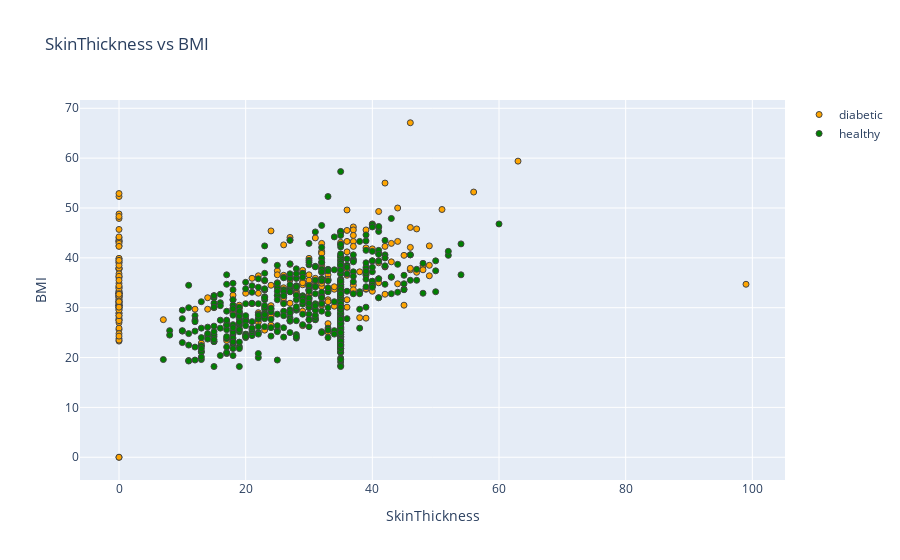

Notebook cell for this chart:
### Code cell
plot_feat1_feat2('SkinThickness','BMI')

### Figure 1 — Plotly figure (JSON) as saved in the notebook; plotly's stock layout.template omitted (floating-point values rounded to 4 significant figures; data arrays with more than 128 entries replaced by an {"elided": "..."} marker saying what was removed)
{"data": [{"marker": {"color": "orange", "line": {"width": 1}}, "mode": "markers", "name": "diabetic", "type": "scatter", "x": {"elided": "268 int values"}, "y": {"elided": "268 float values"}}, {"marker": {"color": "green", "line": {"width": 1}}, "mode": "markers", "name": "healthy", "type": "scatter", "x": {"elided": "500 int values"}, "y": {"elided": "500 float values"}}], "layout": {"title": {"text": "SkinThickness vs BMI"}, "xaxis": {"title": {"text": "SkinThickness"}, "zeroline": false}, "yaxis": {"title": {"text": "BMI"}, "zeroline": false}}}
